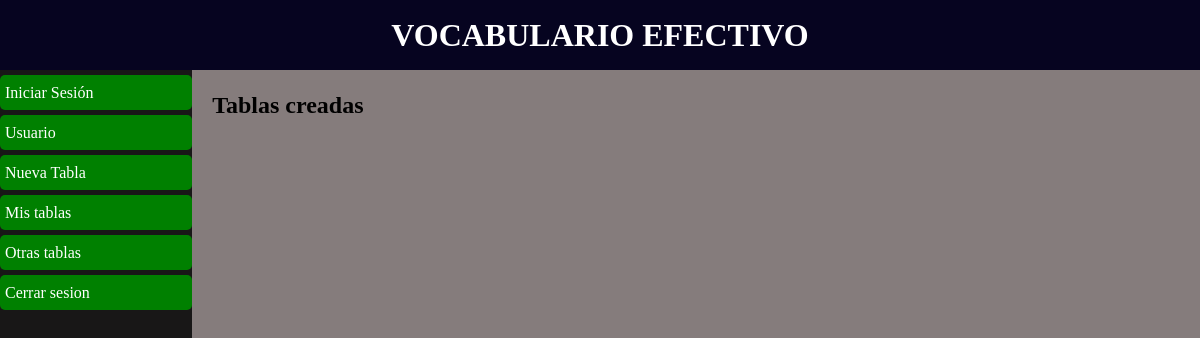
/coleccion-tablas/ (signed in), run on an earlier commit of the app's database.
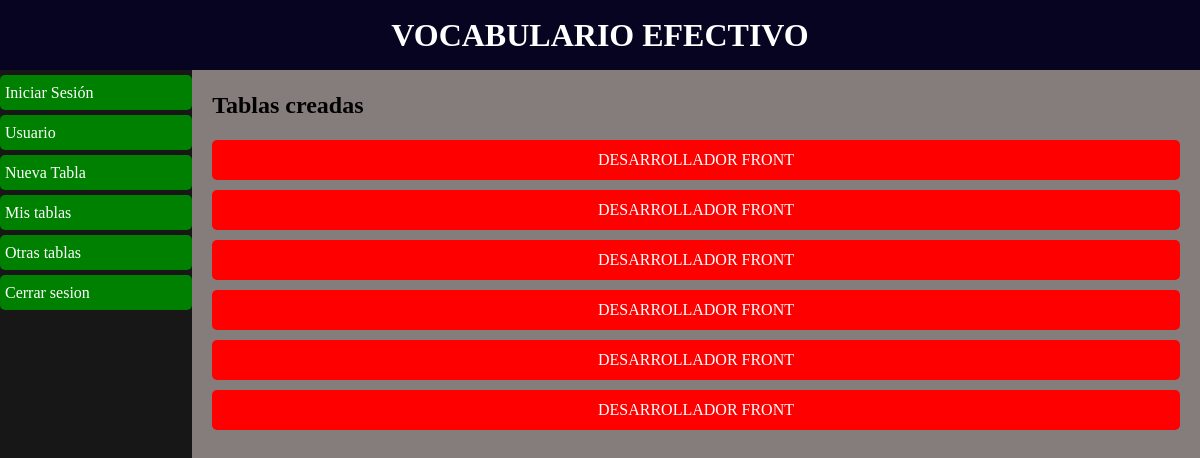
And on a later commit of the database.
### tables/models.py (models this page shows)
class Table(models.Model) :
    id = models.AutoField(primary_key=True)
    user = models.ForeignKey(User, on_delete = models.CASCADE)
    title = models.CharField(max_length = 255)
    link = models.CharField(max_length = 255, null = True, blank = True)
    pdf_doc = models.FileField(null = True, blank = True, upload_to='pdf')

### tables/views.py (the view)
# urls.py: path('coleccion-tablas/', views.TableCollectionView.as_view(), name = 'table_collection'),
class TableCollectionView(ListView) :
    template_name = 'table_collection/table_collection.html'
    context_object_name = 'tables'
    def get_queryset(self, *args, **kwargs) :
        return Table.objects.filter(user_id = self.request.user.id)

### tables/templates/table_collection/table_collection.html
{% extends 'layouts/layout.html' %}
{% block main_content %}
    <h2>Tablas creadas</h2>
    <ul class="table-collection">
        {% for table in tables %}
            <li><a href="{% url 'word_list' table_id=table.id  title=table.title %}">{{table.title|upper}}</a></li>
        {% endfor %}
    </ul>
{% endblock %}

What changed in the data, as far as the page shows it:
added Table: title "DESARROLLADOR FRONT"
added Table: title "DESARROLLADOR FRONT"
added Table: title "DESARROLLADOR FRONT"
added Table: title "DESARROLLADOR FRONT"
added Table: title "DESARROLLADOR FRONT"
added Table: title "DESARROLLADOR FRONT"
